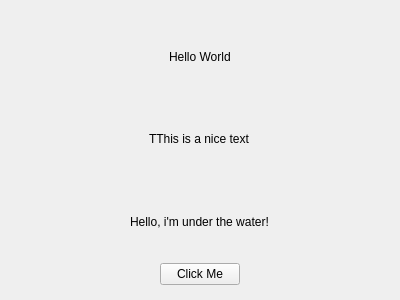
<?xml version="1.0" encoding="UTF-8"?>
<ui version="4.0">
 <class>Form</class>
 <widget class="QWidget" name="Form">
  <property name="geometry">
   <rect>
    <x>0</x>
    <y>0</y>
    <width>400</width>
    <height>300</height>
   </rect>
  </property>
  <property name="windowTitle">
   <string>Form</string>
  </property>
  <layout class="QVBoxLayout" name="verticalLayout">
   <property name="spacing">
    <number>0</number>
   </property>
   <property name="leftMargin">
    <number>0</number>
   </property>
   <property name="topMargin">
    <number>15</number>
   </property>
   <property name="rightMargin">
    <number>0</number>
   </property>
   <property name="bottomMargin">
    <number>15</number>
   </property>
   <item alignment="Qt::AlignHCenter">
    <widget class="QLabel" name="label">
     <property name="text">
      <string>Hello World</string>
     </property>
    </widget>
   </item>
   <item alignment="Qt::AlignHCenter">
    <widget class="QLabel" name="label_2">
     <property name="text">
      <string>TThis is a nice text</string>
     </property>
    </widget>
   </item>
   <item alignment="Qt::AlignHCenter">
    <widget class="QLabel" name="label_3">
     <property name="text">
      <string>Hello, i'm under the water!</string>
     </property>
    </widget>
   </item>
   <item alignment="Qt::AlignHCenter">
    <widget class="QPushButton" name="pushButton">
     <property name="text">
      <string>Click Me</string>
     </property>
    </widget>
   </item>
  </layout>
 </widget>
 <resources/>
 <connections/>
</ui>
